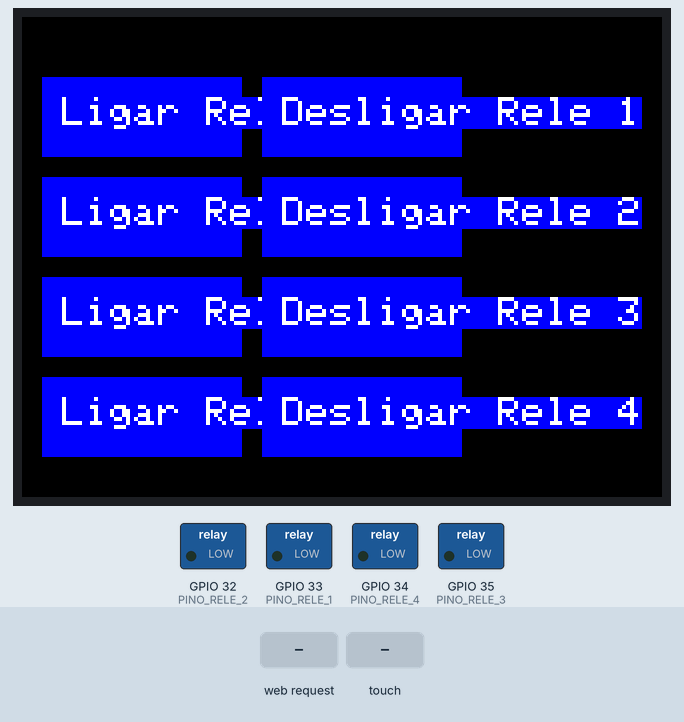
Bench run of a program on a simulated ESP32. Shown: 320×240 colour display, switched loads named in the program (green lamp = pin HIGH). The inputs (shaded band) are chosen by the test bench. WiFi joins after 1.5 s; servers stay silent unless stated; storage starts empty; what the program prints to the serial monitor is not drawn.

Above: at 3.1 s.
3.2 s: HTTP request GET /controlar-rele?id=1 received
At 4.1 s:
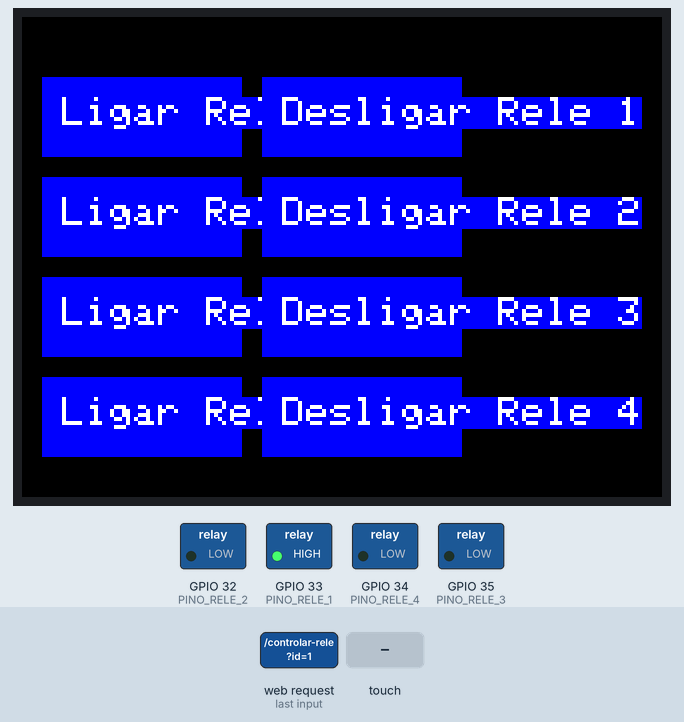
4.7 s: screen touched at 13 % across, 50 % down
At 5.3 s:
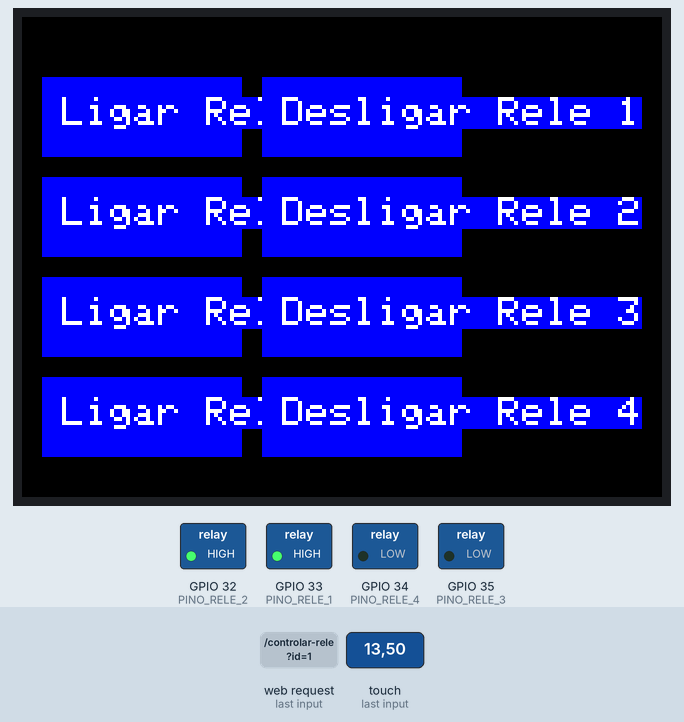
6.2 s: HTTP request GET /controlar-rele?id=3 received
At 7.4 s:
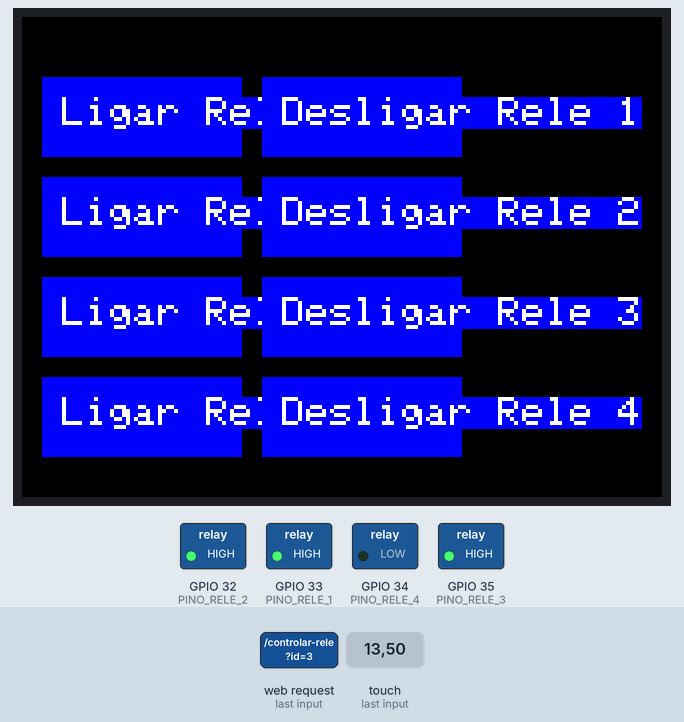
7.7 s: screen touched at 38 % across, 50 % down
At 8.7 s:
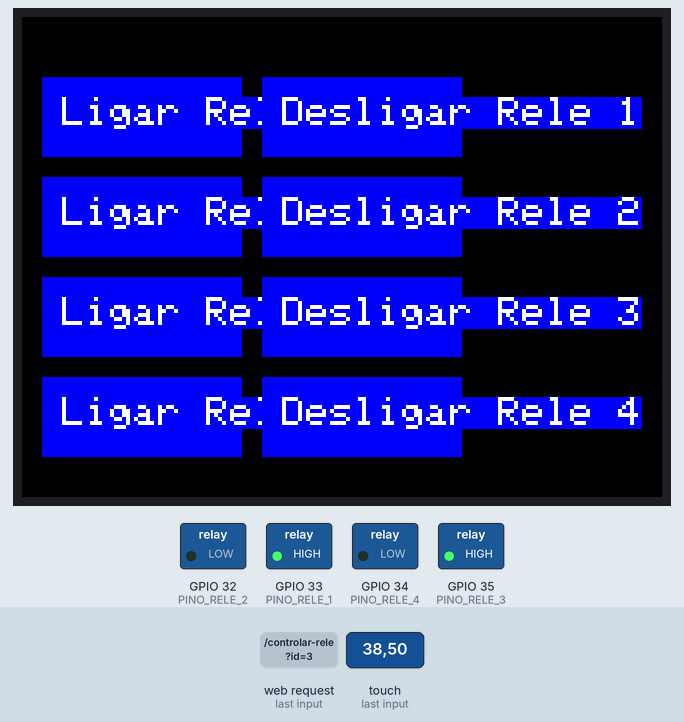
9.2 s: HTTP request GET /controlar-rele?id=4 received
At 9.9 s:
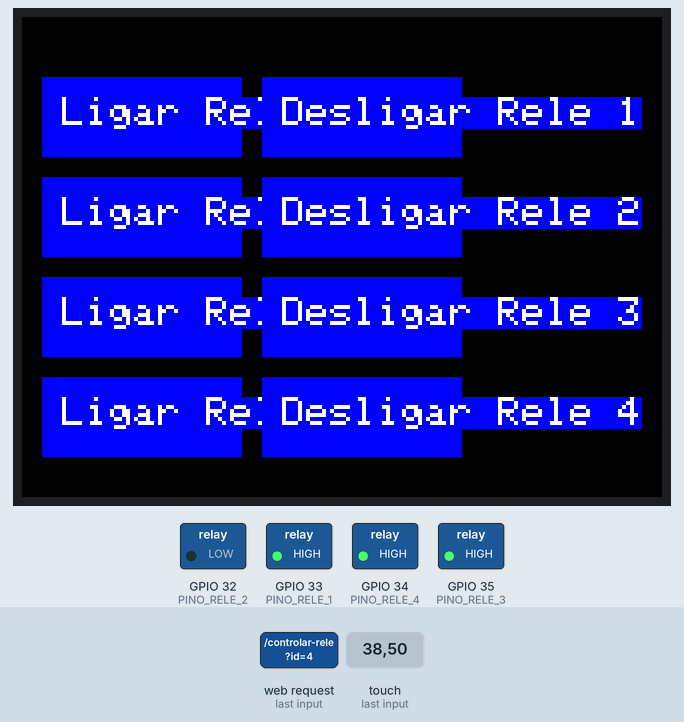
10.7 s: screen touched at 38 % across, 70 % down
At 11.0 s:
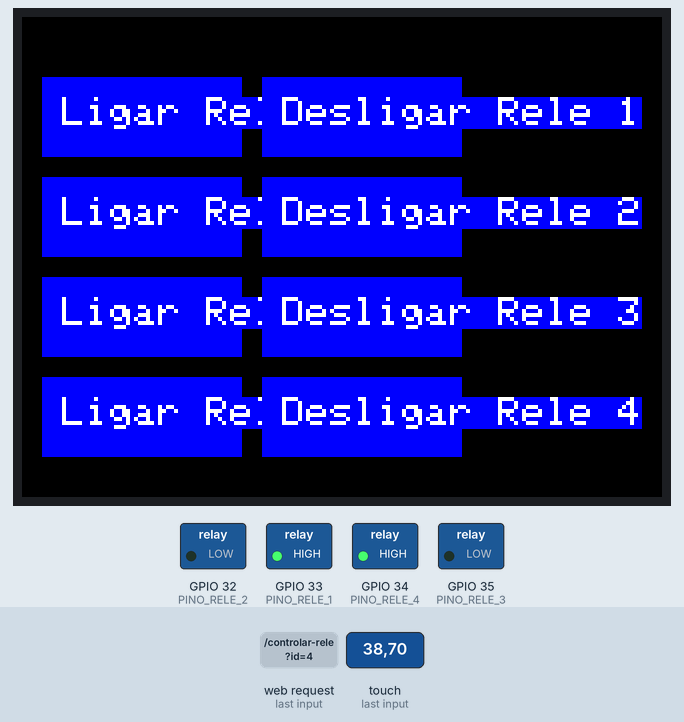
Timing chart, 0 to 13.2 s (numbered marks = the images above; inputs shaded):
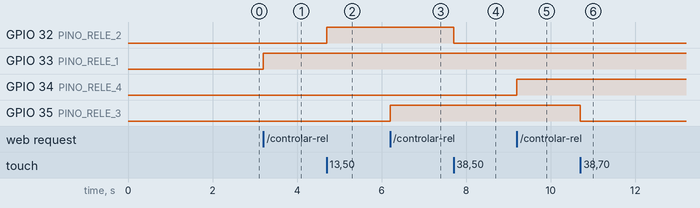

Measured:
- after the input at 3.2 s, GPIO 33 (PINO_RELE_1): LOW → HIGH at once
- after the input at 4.7 s, GPIO 32 (PINO_RELE_2): LOW → HIGH at once
- after the input at 6.2 s, GPIO 35 (PINO_RELE_3): LOW → HIGH at once
- after the input at 7.7 s, GPIO 32 (PINO_RELE_2): HIGH → LOW at once
- after the input at 9.2 s, GPIO 34 (PINO_RELE_4): LOW → HIGH at once
- after the input at 10.7 s, GPIO 35 (PINO_RELE_3): HIGH → LOW at once

The program:

main.cpp
```cpp
// Inclusão de bibliotecas e arquivos de cabeçalho
#include "libs.h"          // Bibliotecas externas ou padrões
#include "vars.h"          // Variáveis globais e configurações
#include "css.h"           // Estilos CSS para a interface do servidor web
WebServer servidorWeb(80); // Criação do objeto do servidor web na porta 80
TFT_eSPI tft = TFT_eSPI();

struct Botao {
    int x, y;             // Posição do botão
    int largura, altura;  // Dimensões do botão
    const char *etiqueta; // Texto do botão
};

// Definição dos botões para controle dos relés
Botao botaoLigar1 = {10, 30, 100, 40, "Ligar Rele 1"};
Botao botaoDesligar1 = {120, 30, 100, 40, "Desligar Rele 1"};
Botao botaoLigar2 = {10, 80, 100, 40, "Ligar Rele 2"};
Botao botaoDesligar2 = {120, 80, 100, 40, "Desligar Rele 2"};
Botao botaoLigar3 = {10, 130, 100, 40, "Ligar Rele 3"};
Botao botaoDesligar3 = {120, 130, 100, 40, "Desligar Rele 3"};
Botao botaoLigar4 = {10, 180, 100, 40, "Ligar Rele 4"};
Botao botaoDesligar4 = {120, 180, 100, 40, "Desligar Rele 4"};

// Função para desenhar um botão
void desenharBotao(Botao botao) {

    tft.fillRect(botao.x, botao.y, botao.largura, botao.altura, TFT_BLUE);
    tft.setTextColor(TFT_WHITE, TFT_BLUE);
    tft.setTextSize(2);
    tft.setCursor(botao.x + 10, botao.y + 10);
    tft.print(botao.etiqueta);
}

// Declaração de funções para manipulação de rotas
void processarRequisicaoControleRele();
void servirPaginaInicial();
void verificarToqueBotao();

// servirPaginaInicial: Envia a página inicial quando a raiz ("/") é acessada
void servirPaginaInicial()
{
    servidorWeb.send(200, "text/html", htmlPaginaInicial);
}
void touch_calibrate()
{
  uint16_t calData[5];
  uint8_t calDataOK = 0;

  // check file system exists
  if (!SPIFFS.begin())
  {
    Serial.println("Formatting file system");
    SPIFFS.format();
    SPIFFS.begin();
  }

  // check if calibration file exists and size is correct
  if (SPIFFS.exists(CALIBRATION_FILE_TFT))
  {

    if (REPEAT_CAL_TFT)
    {
      // Delete if we want to re-calibrate
      SPIFFS.remove(CALIBRATION_FILE_TFT);
    }
    else
    {
      File f = SPIFFS.open(CALIBRATION_FILE_TFT, "r");
      if (f)
      {
        if (f.readBytes((char *)calData, 14) == 14)
          calDataOK = 1;
        f.close();
      }
    }
  }

  if (calDataOK && !REPEAT_CAL_TFT)
  {
    // calibration data valid
    tft.setTouch(calData);
  }
  else
  {
    // data not valid so recalibrate
    tft.fillScreen(TFT_BLACK);
    tft.setCursor(20, 0);
    tft.setTextFont(2);
    tft.setTextSize(1);
    tft.setTextColor(TFT_WHITE, TFT_BLACK);

    tft.println("Toque nas pontas indicadas");

    tft.setTextFont(1);
    tft.println();

    if (REPEAT_CAL_TFT)
    {
      tft.setTextColor(TFT_RED, TFT_BLACK);
      tft.println("Set REPEAT_CAL to false to stop this running again!");
    }

    tft.calibrateTouch(calData, TFT_MAGENTA, TFT_BLACK, 15);

    tft.setTextColor(TFT_GREEN, TFT_BLACK);
    tft.println("Calibração Completa");

    // store data
    File f = SPIFFS.open(CALIBRATION_FILE_TFT, "w");
    if (f)
    {
      f.write((const unsigned char *)calData, 14);
      f.close();
    }
  }
}
// setup: Executada uma vez na inicialização do microcontrolador
void setup()
{

    Serial.begin(115200);         // Inicializa comunicação serial
    pinMode(PINO_RELE_1, OUTPUT); // Configura pino do Relé 1 como saída
    pinMode(PINO_RELE_2, OUTPUT); // Configura pino do Relé 2 como saída
    pinMode(PINO_RELE_3, OUTPUT); // Configura pino do Relé 3 como saída
    pinMode(PINO_RELE_4, OUTPUT); // Configura pino do Relé 4 como saída
    tft.init();
    tft.setRotation(1); // Ajuste conforme a orientação do seu display
    touch_calibrate();


    tft.fillScreen(TFT_BLACK);
    desenharBotao(botaoLigar1);
    desenharBotao(botaoDesligar1);
    desenharBotao(botaoLigar2);
    desenharBotao(botaoDesligar2);
    desenharBotao(botaoLigar3);
    desenharBotao(botaoDesligar3);
    desenharBotao(botaoLigar4);
    desenharBotao(botaoDesligar4);

    // Início da conexão WiFi
    Serial.println("Conectando ao WiFi...");
    WiFi.begin(ssid, password); // Inicia conexão WiFi

    // Espera até a conexão WiFi ser estabelecida
    while (WiFi.status() != WL_CONNECTED)
    {
        delay(500);
        Serial.print(".");
    }

    // Exibe informações da conexão WiFi
    Serial.println("WiFi conectado. Endereço IP: " + WiFi.localIP().toString());

    // Configuração das rotas do servidor web
    servidorWeb.on("/", servirPaginaInicial);                           // Rota para a raiz
    servidorWeb.on("/controlar-rele", processarRequisicaoControleRele); // Rota para controle dos relés
    servidorWeb.begin();
                                                    // Inicia o servidor web
}

// processarRequisicaoControleRele: Controla o estado dos relés via requisições web
void processarRequisicaoControleRele()
{
    Serial.println("Requisição para controle de relé recebida.");

    String idRele = servidorWeb.arg("id");
    if (idRele == "1")
    {
        estadoRele1 = !estadoRele1;
        digitalWrite(PINO_RELE_1, estadoRele1);
        servidorWeb.send(200, "text/plain", "Estado do Relé 1: " + String(estadoRele1));
    }
    else if (idRele == "2")
    {
        estadoRele2 = !estadoRele2;
        digitalWrite(PINO_RELE_2, estadoRele2);
        servidorWeb.send(200, "text/plain", "Estado do Relé 2: " + String(estadoRele2));
    }
    else if (idRele == "3")
    {
        estadoRele3 = !estadoRele3;
        digitalWrite(PINO_RELE_3, estadoRele3);
        servidorWeb.send(200, "text/plain", "Estado do Relé 3: " + String(estadoRele3));
    }
    else if (idRele == "4")
    {
        estadoRele4 = !estadoRele4;
        digitalWrite(PINO_RELE_4, estadoRele4);
        servidorWeb.send(200, "text/plain", "Estado do Relé 4: " + String(estadoRele4));
    }
    else
    {
        servidorWeb.send(400, "text/plain", "ID do Relé inválido");
    }
}

// Função auxiliar para verificar se um botão foi tocado
bool verificarToqueBotao(Botao botao, uint16_t x, uint16_t y) {
    return x >= botao.x && x <= (botao.x + botao.largura) &&
           y >= botao.y && y <= (botao.y + botao.altura);
}


// loop: Executada repetidamente após a inicialização
void loop()
{
servidorWeb.handleClient(); // Processa as requisições recebidas pelo servidor web
    uint16_t x, y;

    if (tft.getTouch(&x, &y)) {
        // Verifica toque em cada botão e controla o relé correspondente
        if (verificarToqueBotao(botaoLigar1, x, y)) digitalWrite(PINO_RELE_1, HIGH);
        if (verificarToqueBotao(botaoDesligar1, x, y)) digitalWrite(PINO_RELE_1, LOW);
        if (verificarToqueBotao(botaoLigar2, x, y)) digitalWrite(PINO_RELE_2, HIGH);
        if (verificarToqueBotao(botaoDesligar2, x, y)) digitalWrite(PINO_RELE_2, LOW);
        if (verificarToqueBotao(botaoLigar3, x, y)) digitalWrite(PINO_RELE_3, HIGH);
        if (verificarToqueBotao(botaoDesligar3, x, y)) digitalWrite(PINO_RELE_3, LOW);
        if (verificarToqueBotao(botaoLigar4, x, y)) digitalWrite(PINO_RELE_4, HIGH);
        if (verificarToqueBotao(botaoDesligar4, x, y)) digitalWrite(PINO_RELE_4, LOW);
    }
}
```

css.h
```cpp
const char* htmlPaginaInicial = R"html(
<!DOCTYPE html>
<html lang="pt">

<head>
    <meta charset="UTF-8">
    <meta name="viewport" content="width=device-width, initial-scale=1.0">
    <title>Controle de Relés</title>
    <style>
        body {
            font-family: Arial, sans-serif;
            margin: 0;
            background-color: #f0f0f0;
            color: #333;
            text-align: center;
        }
        .container {
            padding: 20px;
        }
        .btn-toggle {
            position: relative;
            width: 60px;
            height: 30px;
            margin: 10px;
            border-radius: 30px;
            background-color: #ddd;
            cursor: pointer;
            transition: background-color 0.3s;
        }
        .btn-toggle:before {
            content: "";
            position: absolute;
            top: 3px;
            left: 3px;
            width: 24px;
            height: 24px;
            border-radius: 50%;
            background-color: white;
            transition: all 0.3s;
        }
        .btn-toggle.active {
            background-color: #4CAF50;
        }
        .btn-toggle.active:before {
            transform: translateX(30px);
        }
        .rele-label {
            display: inline-block;
            margin-right: 10px;
            font-weight: bold;
        }
    </style>
</head>

<body>
    <div class="container">
        <h1>Controle de Relés</h1>
        <div id="reles">
            <!-- Botões deslizantes e rótulos para 4 relés -->
            <div class="rele-label">Relé 1:</div>
            <div class="btn-toggle" onclick="toggleRele(1, this)"></div><br>
            <div class="rele-label">Relé 2:</div>
            <div class="btn-toggle" onclick="toggleRele(2, this)"></div><br>
            <div class="rele-label">Relé 3:</div>
            <div class="btn-toggle" onclick="toggleRele(3, this)"></div><br>
            <div class="rele-label">Relé 4:</div>
            <div class="btn-toggle" onclick="toggleRele(4, this)"></div>
        </div>
    </div>

    <script>
    function toggleRele(numeroRele, element) {
        element.classList.toggle('active');
        console.log('Alternar Relé ' + numeroRele);

        // Envia a requisição ao servidor para controlar o relé
        fetch('/controlar-rele?id=' + numeroRele)
            .then(response => {
                if (!response.ok) {
                    throw new Error('Falha na requisição');
                }
                return response.text();
            })
            .then(text => {
                console.log(text);  // Exibe a resposta do servidor no console
            })
            .catch(error => {
                console.error('Erro na requisição:', error);
            });
    }
</script>

</body>

</html>
)html";
```

vars.h
```cpp
const char* ssid     = "Do Nex";
const char* password = "inova137nex";

bool estadoRele1 = false;
bool estadoRele2 = false;
bool estadoRele3 = false;
bool estadoRele4 = false;

const int PINO_RELE_1 = 33;
const int PINO_RELE_2 = 32;
const int PINO_RELE_3 = 35;
const int PINO_RELE_4 = 34;


int led = 2;
```

libs.h
```cpp
#include <WebServer.h>
#include "FS.h"
#include <WiFi.h>
#include <Wire.h>
#include <TFT_eSPI.h>

#define REPEAT_CAL_TFT false

#define CALIBRATION_FILE_TFT "/TouchCalData1"
```
